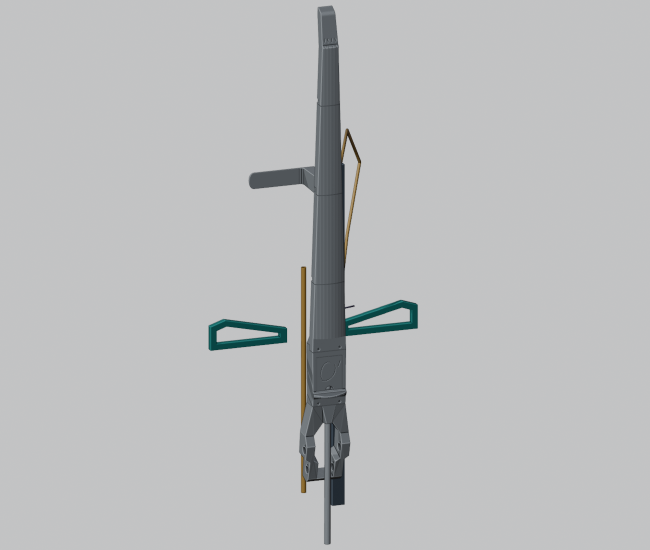
#> input picture output/views/cello_study.png, 1300 x 1100 px (shown at 1/2 size); its folder holds 4 pictures in this run
$ python make_preview.py
#> lines starting #> are read from the running program, lines starting #| are printed output that depends on the picture
from pathlib import Path
import csv,json,math
import numpy as np
from PIL import Image,ImageDraw,ImageFont
import trimesh
import matplotlib
matplotlib.use('Agg')
import matplotlib.pyplot as plt
from matplotlib.collections import PolyCollection

ROOT=Path(__file__).resolve().parents[1];OUT=ROOT/'output'
fontpath='C:/Windows/Fonts/segoeui.ttf'
font=ImageFont.truetype(fontpath,28);small=ImageFont.truetype(fontpath,20)
canvas=Image.new('RGB',(1600,1540),'#f3f6f8');d=ImageDraw.Draw(canvas)
#> after `canvas = Image.new('RGB', (1600, 1540), '#f3f6f8')`:
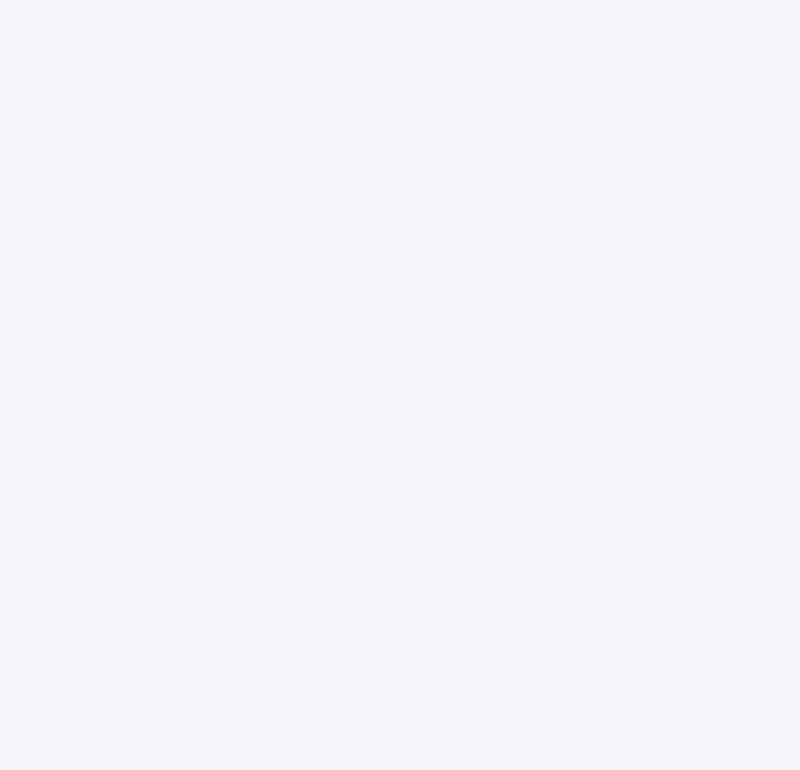
#> canvas: PIL image 1600x1540 RGB (shown at 1/2 size); mean R, G, B 243, 246, 248
d.text((36,20),'CelloBass V2 | source-measured prototype study',font=font,fill='#163249')
d.text((36,60),'Gray: original core  |  Teal: wing envelopes  |  Gold: assumed stow/support routing',font=small,fill='#3c596c')
labels=[('cello','CELLO: deployed wings'),('bass','BASS: same deployed wings'),('transition','TRANSITION: whole assembly rotates'),('travel','TRAVEL: wings fold; full length retained')]
for i,(state,label) in enumerate(labels):
    x=20+(i%2)*800;y=110+(i//2)*680
    im=Image.open(OUT/f'views/{state}_study.png').convert('RGB');im.thumbnail((760,620))
#> after `im.thumbnail((760, 620))`:
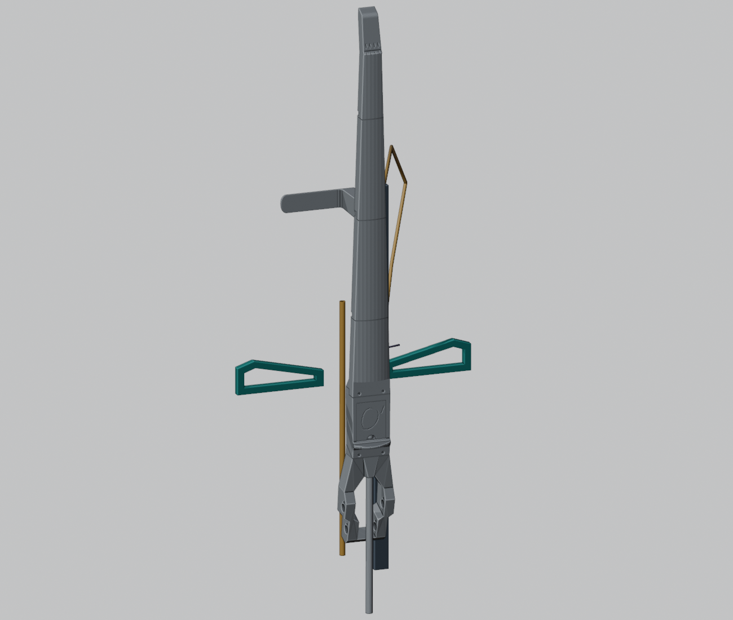
#> im: PIL image 733x620 RGB; mean R, G, B 187.6, 188.9, 189.6
    canvas.paste(im,(x+(760-im.width)//2,y))
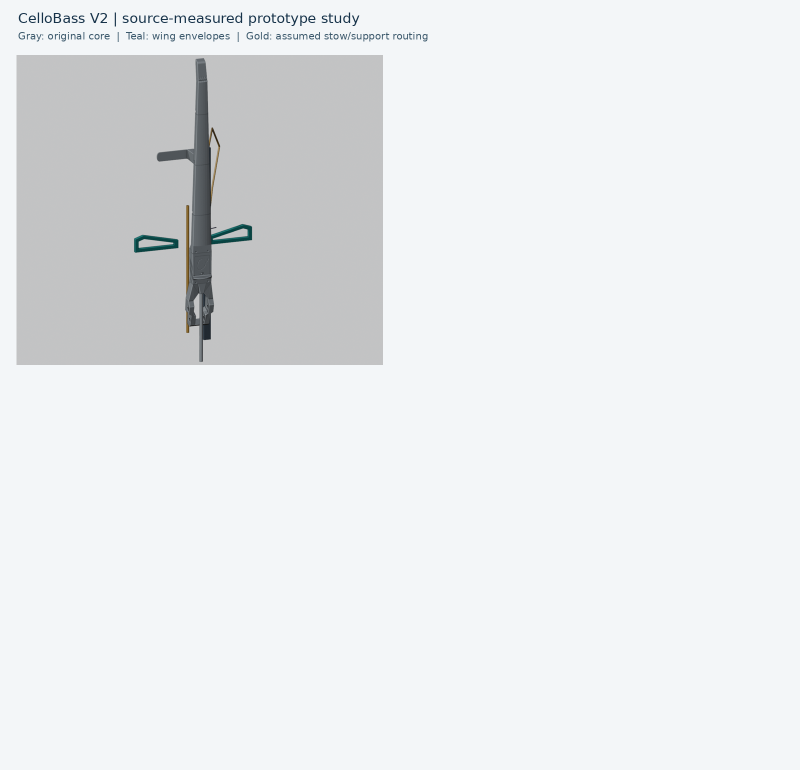
#> canvas: PIL image 1600x1540 RGB (shown at 1/2 size); mean R, G, B 232.2, 235, 236.8
    d.text((x+15,y+625),label,font=small,fill='#163249')
#> pass 2 of the loop `for i,(state,label) in enumerate(labels):`:
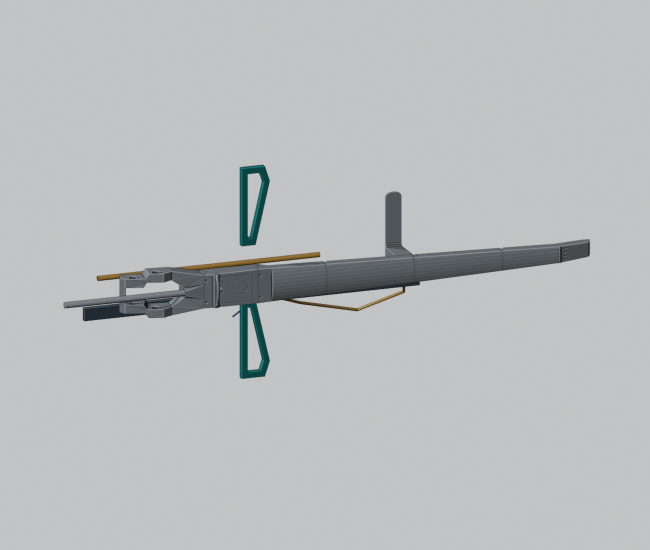
#> input picture output/views/bass_study.png, 1300 x 1100 px (shown at 1/2 size)
#> im: PIL image 1300x1100 RGB
#> `im.thumbnail((760, 620))`:
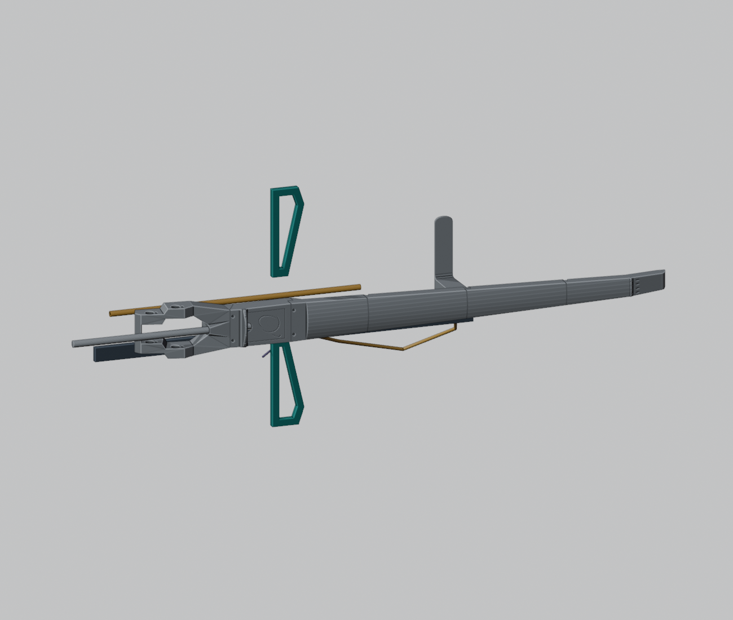
#> im: PIL image 733x620 RGB; mean R, G, B 187.6, 188.9, 189.6
#> `canvas.paste(im,(x+(760-im.width)//2,y))`:
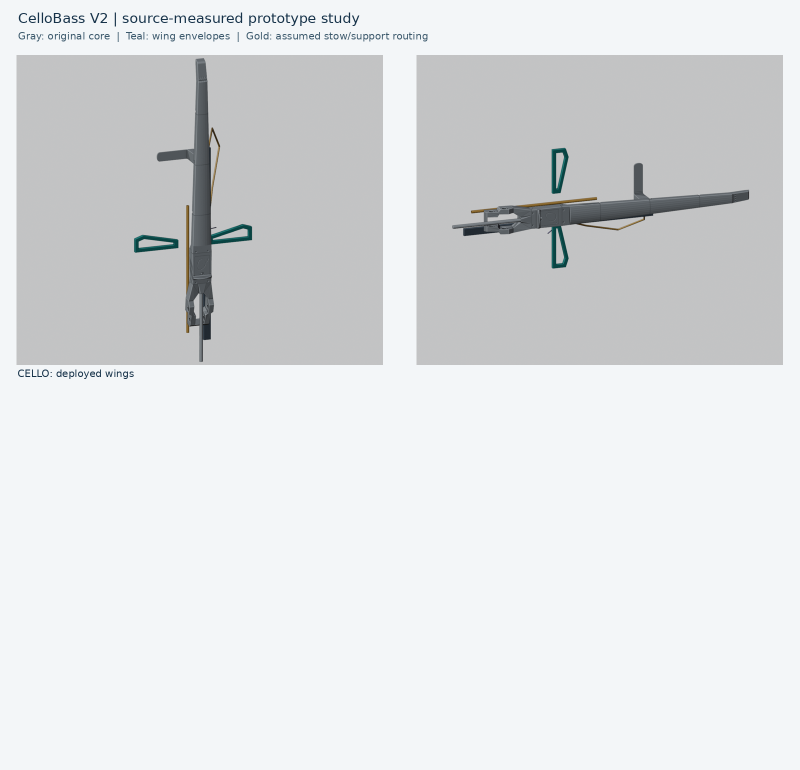
#> canvas: PIL image 1600x1540 RGB (shown at 1/2 size); mean R, G, B 221.9, 224.4, 225.9
#> pass 3 of the loop `for i,(state,label) in enumerate(labels):`:
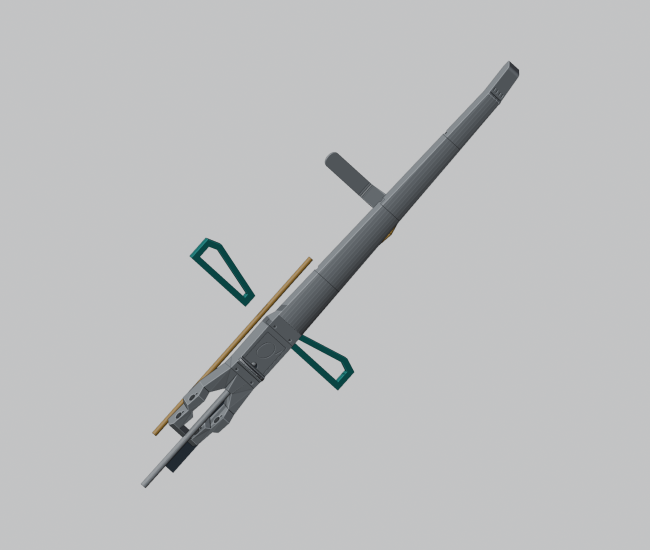
#> input picture output/views/transition_study.png, 1300 x 1100 px (shown at 1/2 size)
#> im: PIL image 1300x1100 RGB
#> `im.thumbnail((760, 620))`:
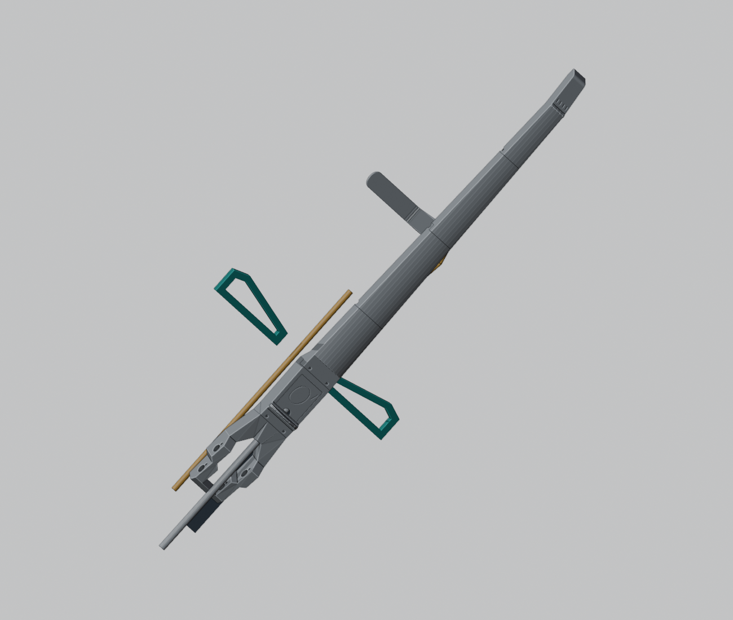
#> im: PIL image 733x620 RGB; mean R, G, B 188.1, 189.3, 190
#> `canvas.paste(im,(x+(760-im.width)//2,y))`:
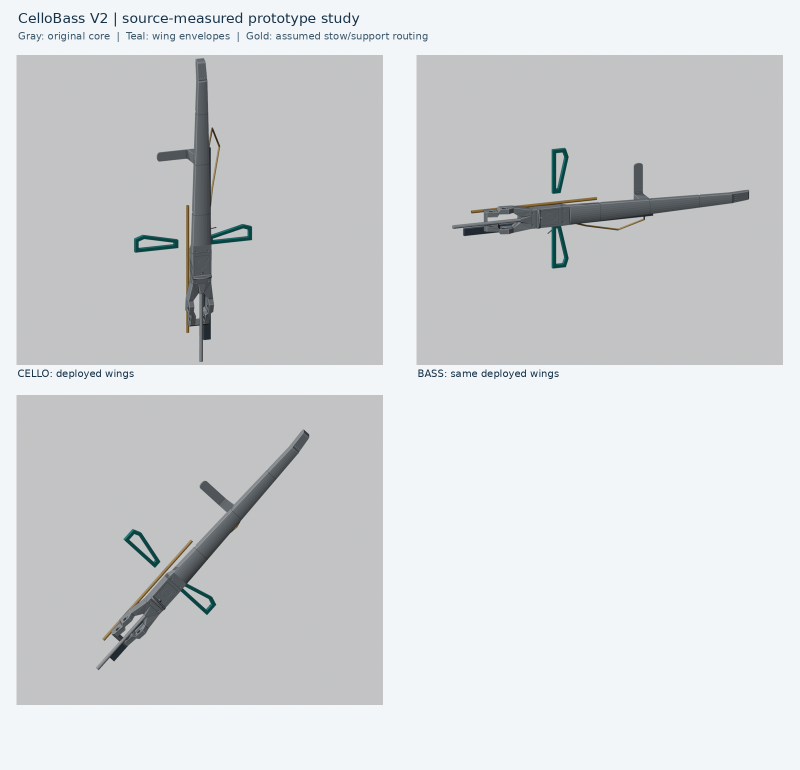
#> canvas: PIL image 1600x1540 RGB (shown at 1/2 size); mean R, G, B 211.7, 213.8, 215.2
#> the loop made 4 passes; the first 3 are shown
d.text((36,1480),'ENVELOPE STUDY: harness/load path unresolved; NOT a production or tension-ready instrument.',font=small,fill='#8c431c')
canvas.save(OUT/'views/CelloBass_four_states.png')
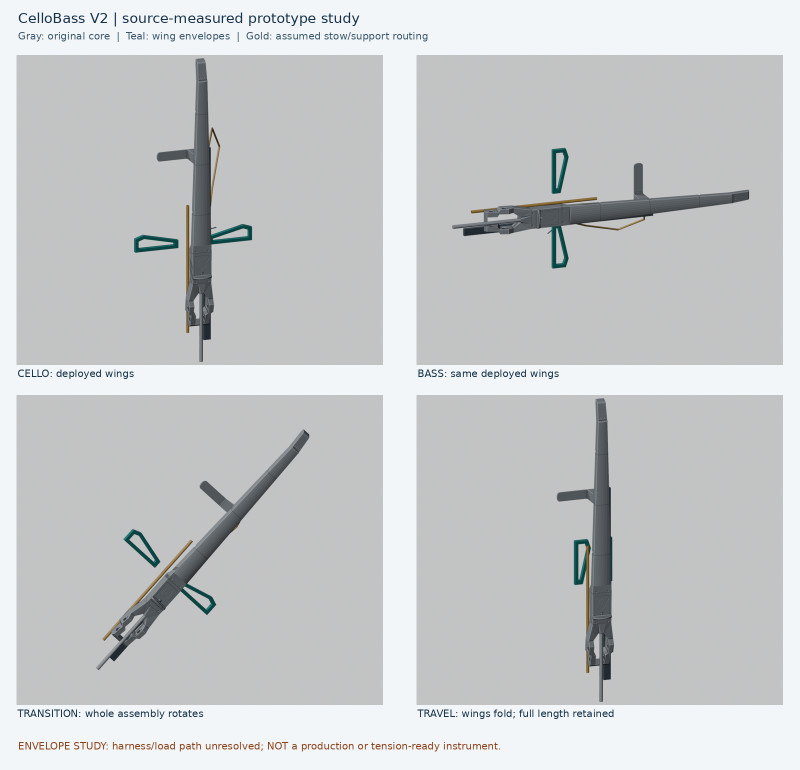
#> saved as CelloBass_four_states.png: PIL image 1600x1540 RGB (shown at 1/2 size); mean R, G, B 201.1, 202.8, 203.9

# Coupon thumbnails in an axonometric, dimension-labelled sheet.
fig,axes=plt.subplots(2,5,figsize=(16,6.5),layout='constrained')
#> (the run stopped early here; a loop or call above may not have finished)
